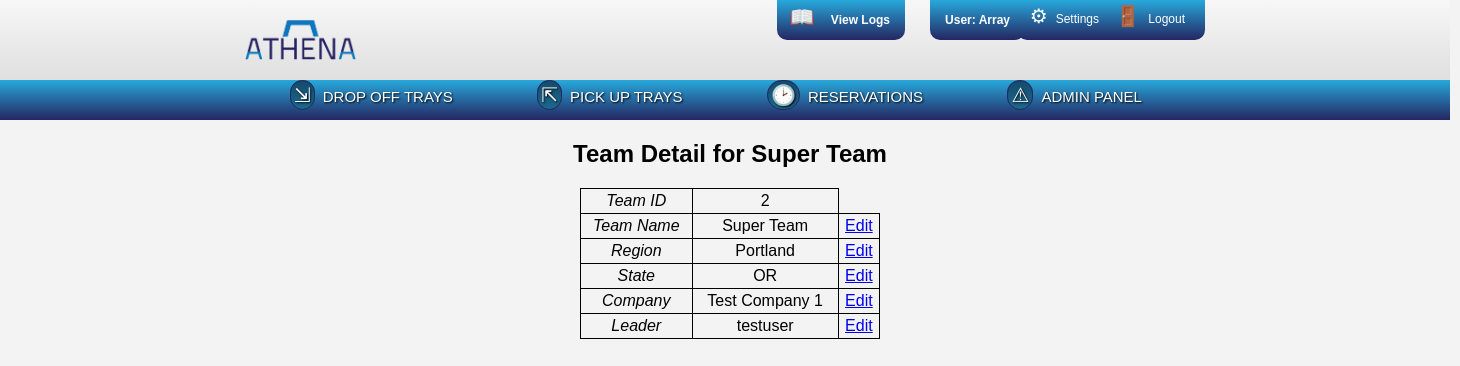
The app's page /www/teams/teamDetail.php?tid=2 (signed in) with its own data.
### tables this page shows
create table if not exists teams 
( team_id   int(10)      not null auto_increment,
  name      varchar(255) not null,
  region    varchar(40)  not null default '',
  state     varchar(3)   not null,
  cmp_id    int(10)      not null default 0,     
  head_id   int(10)      not null default 0,     
  primary key (team_id)
);

create table if not exists company
( cmp_id    int(10)      not null auto_increment,
  active    int(1)       not null default 1,
  name      varchar(255) not null default '',
  address   varchar(255) not null default '',
  city      varchar(255) not null default '',
  state     varchar(255) not null default '',
  zip       varchar(255) not null default '',
  primary key (cmp_id)
);

create table if not exists users 
( usr_id    int(10)      not null auto_increment,
  active    int(1)       not null default 1,
  team_id   int(10)      not null default 0,        
  fname     varchar(255) not null default '',
  lname     varchar(255) not null default '',
  uname     varchar(36)  not null default '',
  pwd       varchar(36)  not null default '',
  email     varchar(255) not null default '',
  phone     varchar(25)  not null default '',
  sms       varchar(25)  not null default '',
  perm      varchar(80)  not null default '',
  primary key (usr_id)
);

### www/utils/dbConnector.php (called while the page is built, shortened)
<?php
	class dbConnector implements dbConnectInfo {
		protected static $server = dbConnectInfo::HOST;
		protected static $db = dbConnectInfo::DBNAME;
		protected static $user = dbConnectInfo::USER;
		protected static $pass = dbConnectInfo::PW;
		public function doConnect() {
			$hookup = mysqli_connect(self::$server, self::$user, self::$pass, self::$db);
			return $hookup;
		}
	}
?>

### www/utils/dbWorker.php (called while the page is built, shortened)
<?php
	require_once("dbConnector.php");
	class dbWorker extends dbConnector {
		private $connection;
		public function __construct() {
			$this->connection = $this->doConnect();
		}
		public function query($sql) {
			return mysqli_query($this->connection, $sql);
		}
		public function findCompany($cid, $requestedField) {
			$sql = "SELECT * FROM company WHERE cmp_id='$cid'";
			$result = $this->query($sql);
			$row = mysqli_fetch_assoc($result);
			return $row["$requestedField"];
		}
		public function findUser($uid, $requestedField) {
			$sql = "SELECT * FROM users WHERE usr_id='$uid'";
			$result = $this->query($sql);
			$row = mysqli_fetch_assoc($result);
			return $row["$requestedField"];
		}
	}
?>

### www/teams/teamDetail.php (the view, shortened to what this page needs)
<?php
	require_once "includes.php";
	$worker = new dbWorker();
	echo "<div class='adminTable'>";
	$currentTeamId = $_GET['tid'];
	$sql = "SELECT * FROM teams WHERE team_id='$currentTeamId'";
	if($result = $worker->query($sql)) {
		$row = mysqli_fetch_assoc($result);
		extract($row);
		echo "<h2>Team Detail for $name</h2>";
		$company = $worker->findCompany($cmp_id, "name");
		$leader = $worker->findUser($head_id, "uname");
		$table = "<table>" .
		"<tr><td><em>Team ID</em></td><td>$team_id</td></tr>" .
		"<tr><td><em>Team Name</em></td><td>$name</td><td><a href='editTeamInfo.php?mtd=name'>Edit</a></td></tr>" .
		"<tr><td><em>Region</em></td><td>$region</td><td><a href='editTeamInfo.php?mtd=region'>Edit</a></td></tr>" .
		"<tr><td><em>State</em></td><td>$state</td><td><a href='editTeamInfo.php?mtd=state'>Edit</a></td></tr>" .
		"<tr><td><em>Company</em></td><td>$company</td><td><a href='editTeamInfo.php?mtd=company'>Edit</a></td></tr>" .
		"<tr><td><em>Leader</em></td><td>$leader</td><td><a href='editTeamInfo.php?mtd=leader'>Edit</a></td></tr>" .
		"</table>";
		echo "<p>$table</p>";
		echo "</div>";
	} else {
		echo "Error connecting to database";
	}
?>

### www/styles.css (style rules this page uses)
* { background: none repeat scroll 0% 0% transparent; }
body { font-family: helvetica, sans-serif; margin: 0; background: #f3f3f3; overflow-x:hidden; }
.main table, .main th, .main td { margin-top: 10px; margin-bottom: 10px; padding: 3px; max-width: 400px; word-wrap: break-word; border-collapse: collapse; }
.adminTable th, .adminTable td { border: 1px solid black; margin-top: 10px; margin-bottom: 10px; padding: 3px; max-width: 400px; word-wrap: break-word; border-collapse: collapse; }
.main table { width: 300px; margin-left: auto; margin-right: auto; }
.main div { margin-left: auto; margin-right: auto; }

### records on screen
teams: name "Super Team", team_id "2", region "Portland", state "OR", cmp.name "Test Company 1", head.uname "testuser"

### other values on screen
$userStr "Array"
